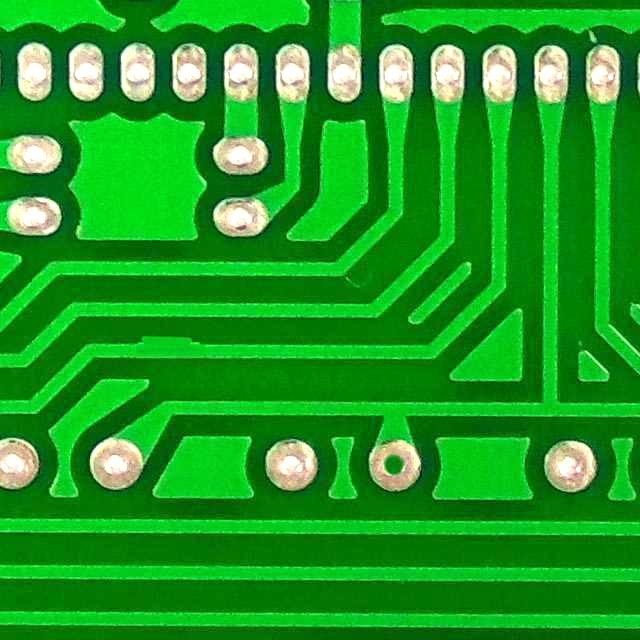
#> input picture ktyj/beta_samples/MH_SPUR_SPC_jpg.rf.8f976bee19221d7c37a8070ce1b8f7c2.jpg, 640 x 640 px
$ python -i preprocessing_function.py   (imports and definitions only)
#> lines starting #> are read from the running program, lines starting #| are printed output that depends on the picture
import cv2
import matplotlib.pyplot as plt


# =========================
# 1. Load Image
# =========================
# [63 lines left out: functions load_image, grayscale, average_filter, median_filter, morphological_erosion, clahe, not called in this run]

def clahe_rgb(image):
    # RGB -> LAB
    lab = cv2.cvtColor(image, cv2.COLOR_RGB2LAB)
#> lab: shape (640, 640, 3); mean of channels 0, 1, 2 142.4, 77.1, 176.2

    # Split L, A, B
    l, a, b = cv2.split(lab)
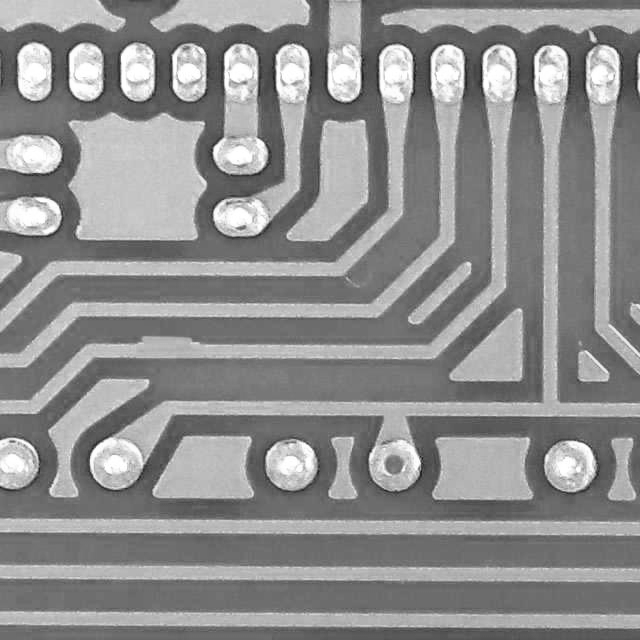
#> l: shape (640, 640); min 19, max 255, mean 142.4
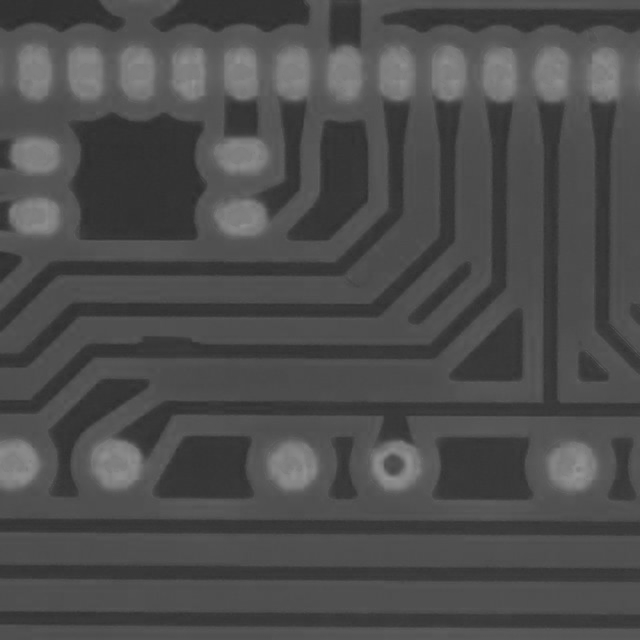
#> a: shape (640, 640); min 44, max 149, mean 77.1
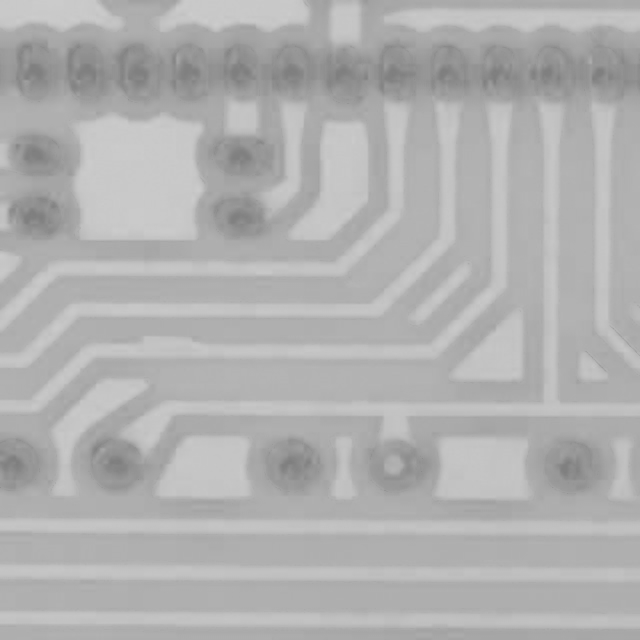
#> b: shape (640, 640); min 126, max 204, mean 176.2

    # CLAHE only on L channel
    clahe = cv2.createCLAHE(
        clipLimit=2.0,
        tileGridSize=(8, 8)
    )
    l = clahe.apply(l)
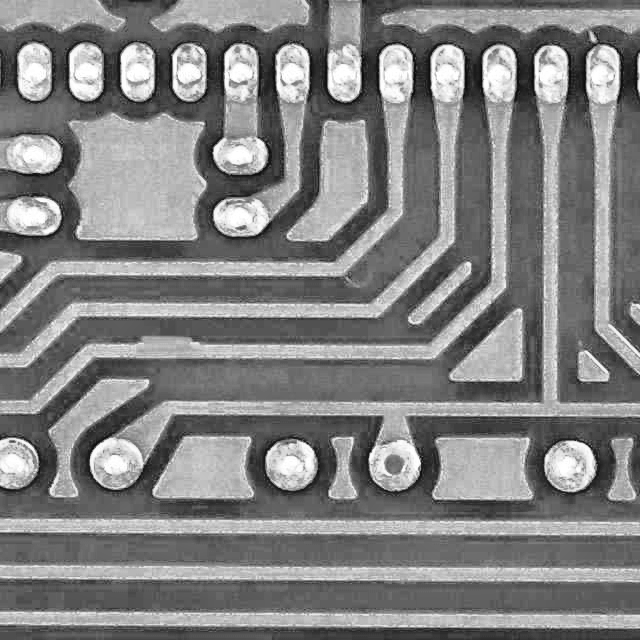
#> l: shape (640, 640); min 6, max 255, mean 130

    # Merge back
    lab = cv2.merge((l, a, b))
#> lab: shape (640, 640, 3); mean of channels 0, 1, 2 130, 77.1, 176.2

    # LAB -> RGB
    result = cv2.cvtColor(lab, cv2.COLOR_LAB2RGB)
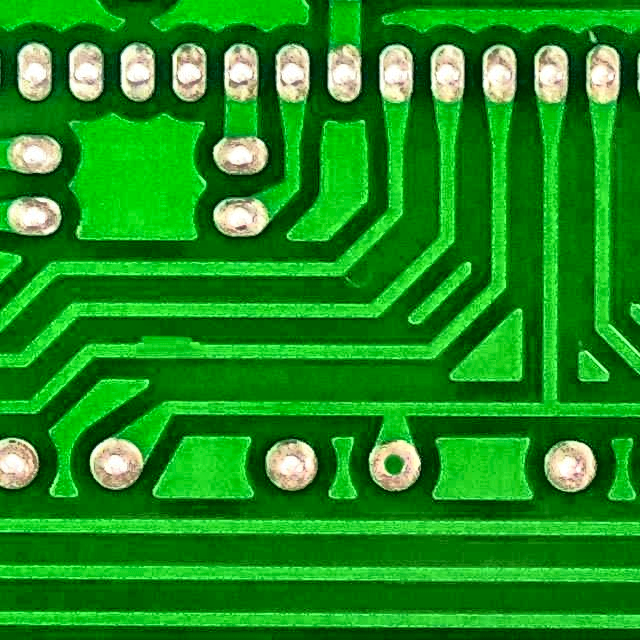
#> result: shape (640, 640, 3); mean R, G, B 27.6, 142, 28.3

    return result

# [56 lines left out: functions morphological_opening, morphological_closing, display_results, not called in this run]

>>> import cv2
>>> picture = cv2.cvtColor(cv2.imread('../../ktyj/beta_samples/MH_SPUR_SPC_jpg.rf.8f976bee19221d7c37a8070ce1b8f7c2.jpg'), cv2.COLOR_BGR2RGB)
>>> result = clahe_rgb(picture)

$ run again, on ktyj/beta_samples/OC_MH7_jpg.rf.895b397ff1474a3c8cf767f88cffa23f.jpg
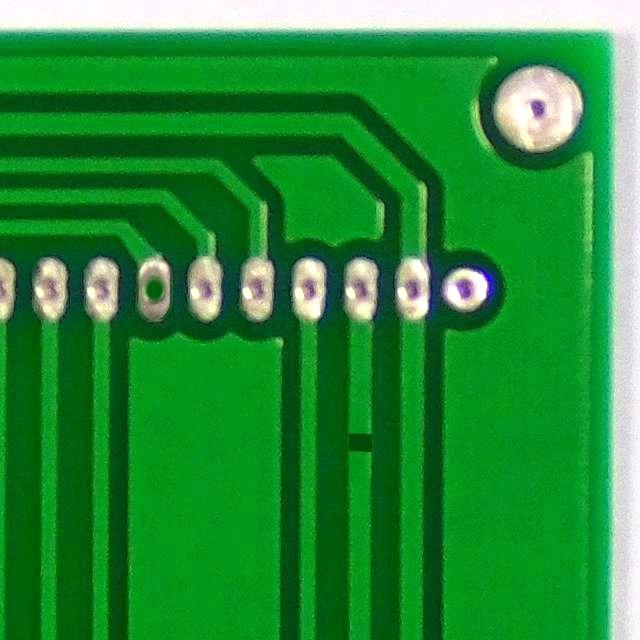
#> input picture ktyj/beta_samples/OC_MH7_jpg.rf.895b397ff1474a3c8cf767f88cffa23f.jpg, 640 x 640 px
#> in clahe_rgb, `l = clahe.apply(l)`:
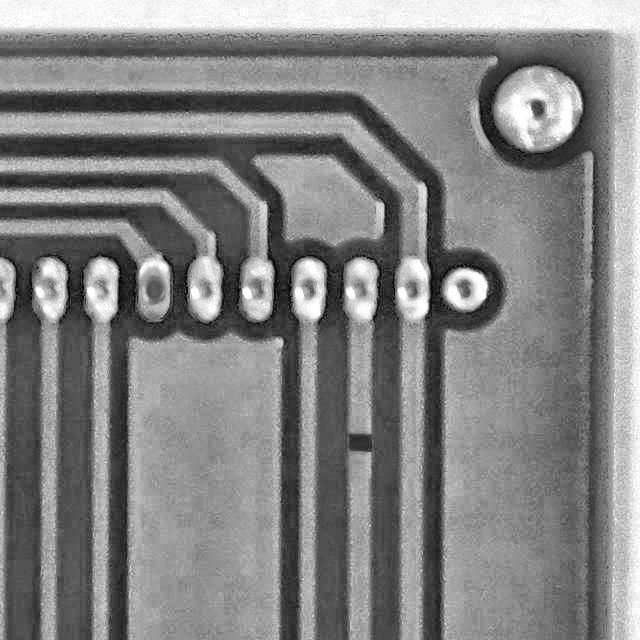
#> l: shape (640, 640); min 3, max 255, mean 130.9
#> in clahe_rgb, `result = cv2.cvtColor(lab, cv2.COLOR_LAB2RGB)`:
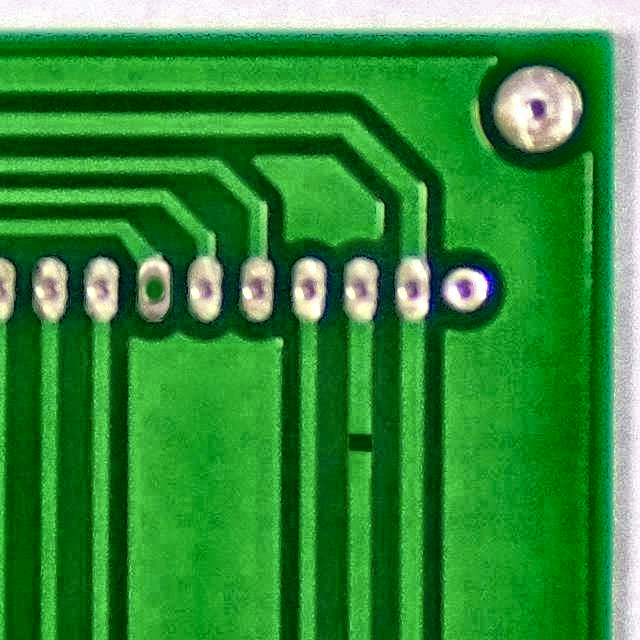
#> result: shape (640, 640, 3); mean R, G, B 50.5, 139.6, 56.7

$ run again, on ktyj/beta_samples/OC_Spur55_jpg.rf.2264f0f96e3ed00d87581621a10e432d.jpg
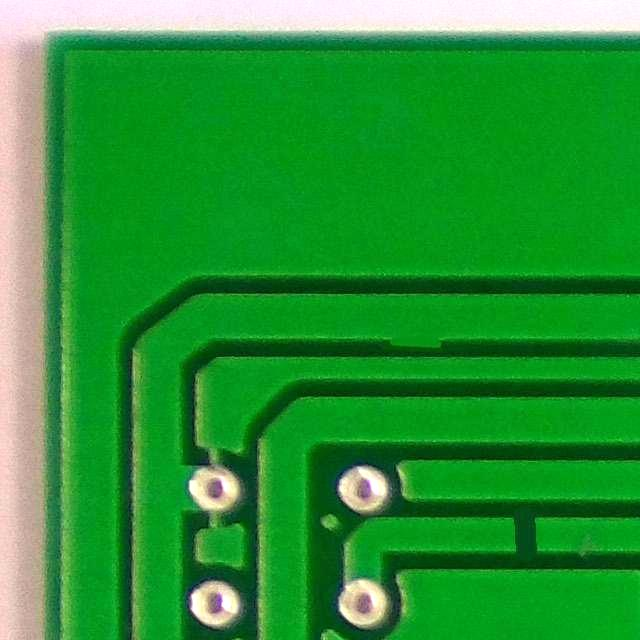
#> input picture ktyj/beta_samples/OC_Spur55_jpg.rf.2264f0f96e3ed00d87581621a10e432d.jpg, 640 x 640 px
#> in clahe_rgb, `l = clahe.apply(l)`:
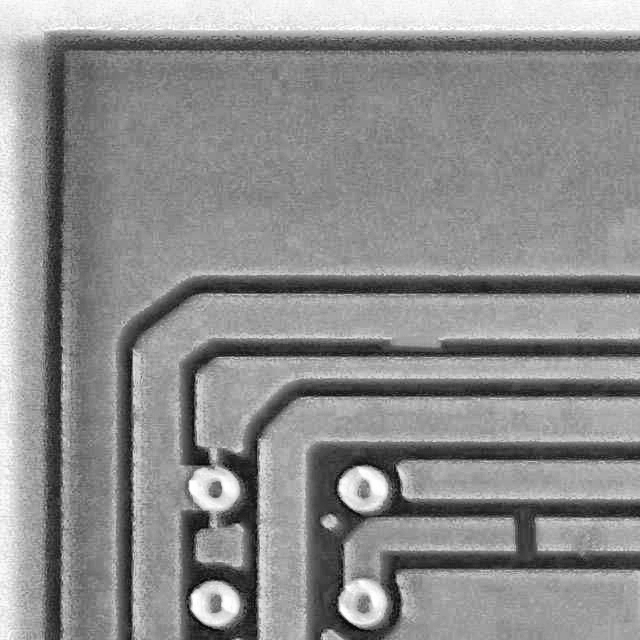
#> l: shape (640, 640); min 3, max 255, mean 141.2
#> in clahe_rgb, `result = cv2.cvtColor(lab, cv2.COLOR_LAB2RGB)`:
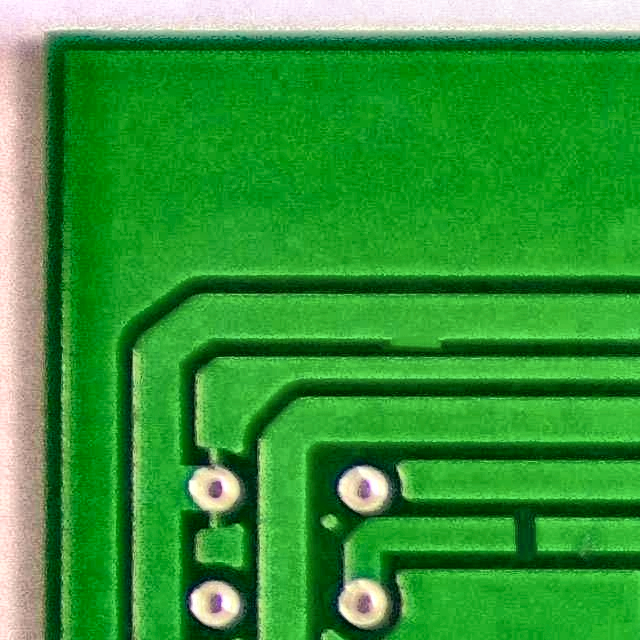
#> result: shape (640, 640, 3); mean R, G, B 52.6, 150.3, 55.6

$ run again, on ktyj/beta_samples/SPC_SC_MH_jpg.rf.6061acf6c8b40b66988da45b5e5455d3.jpg
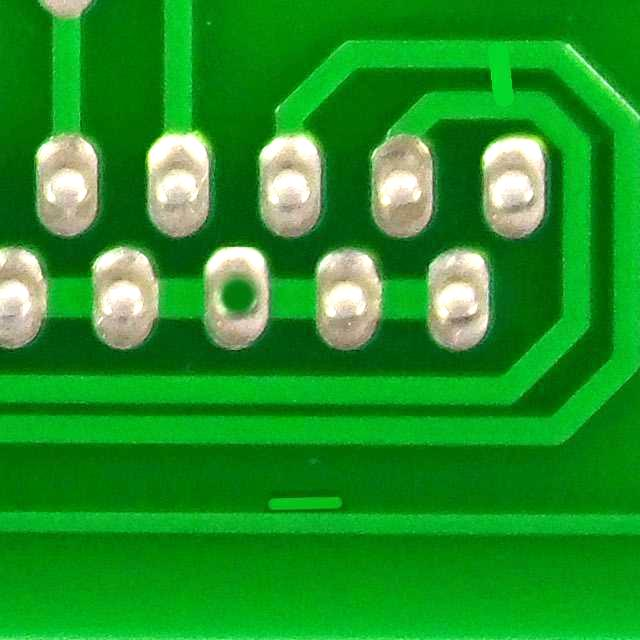
#> input picture ktyj/beta_samples/SPC_SC_MH_jpg.rf.6061acf6c8b40b66988da45b5e5455d3.jpg, 640 x 640 px
#> in clahe_rgb, `l = clahe.apply(l)`:
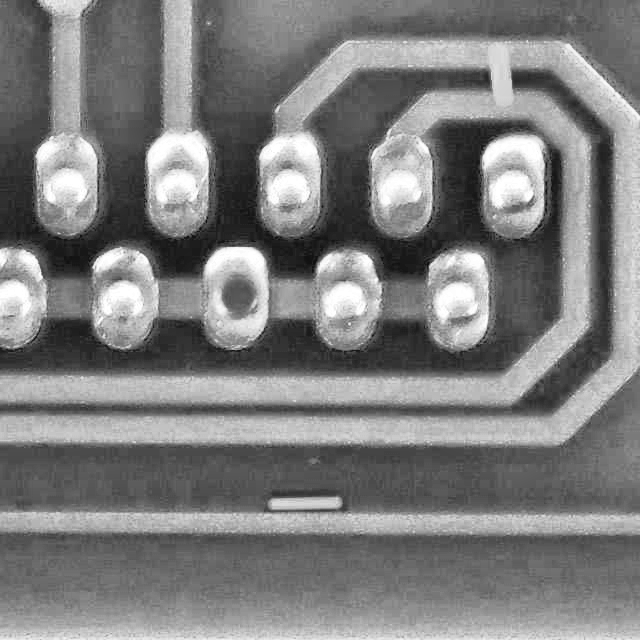
#> l: shape (640, 640); min 13, max 255, mean 125.1
#> in clahe_rgb, `result = cv2.cvtColor(lab, cv2.COLOR_LAB2RGB)`:
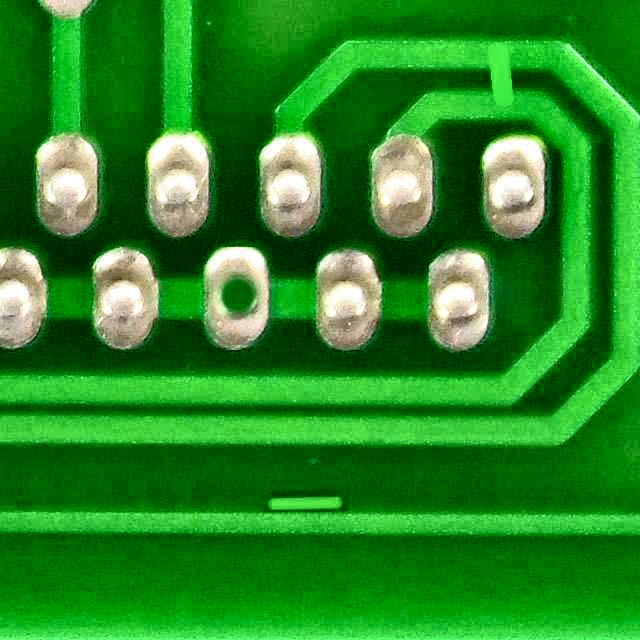
#> result: shape (640, 640, 3); mean R, G, B 37.6, 135.3, 35.5
